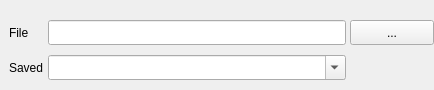
<?xml version="1.0" encoding="UTF-8"?>
<ui version="4.0">
 <class>GUI_PlaylistChooser</class>
 <widget class="QDockWidget" name="GUI_PlaylistChooser">
  <property name="geometry">
   <rect>
    <x>0</x>
    <y>0</y>
    <width>434</width>
    <height>90</height>
   </rect>
  </property>
  <property name="sizePolicy">
   <sizepolicy hsizetype="Expanding" vsizetype="Fixed">
    <horstretch>3</horstretch>
    <verstretch>0</verstretch>
   </sizepolicy>
  </property>
  <property name="minimumSize">
   <size>
    <width>200</width>
    <height>90</height>
   </size>
  </property>
  <property name="maximumSize">
   <size>
    <width>5000</width>
    <height>90</height>
   </size>
  </property>
  <property name="floating">
   <bool>false</bool>
  </property>
  <property name="features">
   <set>QDockWidget::DockWidgetClosable|QDockWidget::DockWidgetVerticalTitleBar</set>
  </property>
  <property name="allowedAreas">
   <set>Qt::NoDockWidgetArea</set>
  </property>
  <property name="windowTitle">
   <string notr="true">Playlists</string>
  </property>
  <widget class="QWidget" name="dockWidgetContents">
   <property name="minimumSize">
    <size>
     <width>0</width>
     <height>90</height>
    </size>
   </property>
   <property name="maximumSize">
    <size>
     <width>16777215</width>
     <height>90</height>
    </size>
   </property>
   <layout class="QGridLayout" name="gridLayout">
    <property name="leftMargin">
     <number>9</number>
    </property>
    <property name="topMargin">
     <number>15</number>
    </property>
    <property name="rightMargin">
     <number>0</number>
    </property>
    <property name="bottomMargin">
     <number>5</number>
    </property>
    <property name="horizontalSpacing">
     <number>4</number>
    </property>
    <property name="verticalSpacing">
     <number>5</number>
    </property>
    <item row="4" column="3">
     <widget class="QPushButton" name="btn_delete">
      <property name="maximumSize">
       <size>
        <width>24</width>
        <height>24</height>
       </size>
      </property>
      <property name="focusPolicy">
       <enum>Qt::NoFocus</enum>
      </property>
      <property name="text">
       <string/>
      </property>
      <property name="iconSize">
       <size>
        <width>19</width>
        <height>19</height>
       </size>
      </property>
      <property name="flat">
       <bool>true</bool>
      </property>
     </widget>
    </item>
    <item row="4" column="6">
     <widget class="QPushButton" name="btn_save_as">
      <property name="maximumSize">
       <size>
        <width>24</width>
        <height>24</height>
       </size>
      </property>
      <property name="focusPolicy">
       <enum>Qt::NoFocus</enum>
      </property>
      <property name="text">
       <string/>
      </property>
      <property name="iconSize">
       <size>
        <width>19</width>
        <height>19</height>
       </size>
      </property>
      <property name="flat">
       <bool>true</bool>
      </property>
     </widget>
    </item>
    <item row="1" column="1">
     <widget class="QLineEdit" name="le_playlist_file">
      <property name="sizePolicy">
       <sizepolicy hsizetype="MinimumExpanding" vsizetype="Fixed">
        <horstretch>0</horstretch>
        <verstretch>0</verstretch>
       </sizepolicy>
      </property>
      <property name="minimumSize">
       <size>
        <width>24</width>
        <height>25</height>
       </size>
      </property>
      <property name="maximumSize">
       <size>
        <width>1000</width>
        <height>25</height>
       </size>
      </property>
      <property name="readOnly">
       <bool>true</bool>
      </property>
     </widget>
    </item>
    <item row="1" column="0">
     <widget class="QLabel" name="label">
      <property name="text">
       <string>File</string>
      </property>
     </widget>
    </item>
    <item row="4" column="0">
     <widget class="QLabel" name="label_2">
      <property name="text">
       <string>Saved</string>
      </property>
     </widget>
    </item>
    <item row="4" column="4">
     <widget class="QPushButton" name="btn_save">
      <property name="maximumSize">
       <size>
        <width>24</width>
        <height>24</height>
       </size>
      </property>
      <property name="focusPolicy">
       <enum>Qt::NoFocus</enum>
      </property>
      <property name="text">
       <string/>
      </property>
      <property name="iconSize">
       <size>
        <width>19</width>
        <height>19</height>
       </size>
      </property>
      <property name="shortcut">
       <string>Ctrl+S</string>
      </property>
      <property name="flat">
       <bool>true</bool>
      </property>
     </widget>
    </item>
    <item row="1" column="3" colspan="4">
     <widget class="QPushButton" name="btn_load">
      <property name="minimumSize">
       <size>
        <width>25</width>
        <height>25</height>
       </size>
      </property>
      <property name="maximumSize">
       <size>
        <width>100</width>
        <height>25</height>
       </size>
      </property>
      <property name="focusPolicy">
       <enum>Qt::NoFocus</enum>
      </property>
      <property name="text">
       <string>...</string>
      </property>
      <property name="flat">
       <bool>false</bool>
      </property>
     </widget>
    </item>
    <item row="4" column="1">
     <widget class="QComboBox" name="combo_playlistchooser">
      <property name="sizePolicy">
       <sizepolicy hsizetype="MinimumExpanding" vsizetype="Fixed">
        <horstretch>0</horstretch>
        <verstretch>0</verstretch>
       </sizepolicy>
      </property>
      <property name="minimumSize">
       <size>
        <width>24</width>
        <height>25</height>
       </size>
      </property>
      <property name="maximumSize">
       <size>
        <width>1000</width>
        <height>25</height>
       </size>
      </property>
      <property name="editable">
       <bool>true</bool>
      </property>
      <property name="currentIndex">
       <number>-1</number>
      </property>
     </widget>
    </item>
   </layout>
  </widget>
 </widget>
 <resources/>
 <connections/>
</ui>
